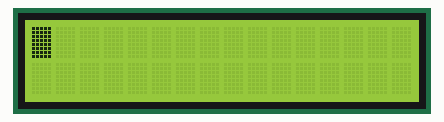
Bench run of a sketch on a simulated Arduino Uno, built with avr-gcc and run on an emulated ATmega328P. On the bench: 16×2 character LCD.

Above: at 0.1 s.
At 4.6 s:
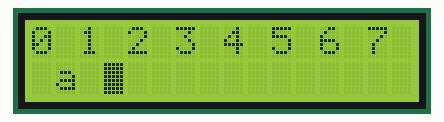
At 8.1 s:
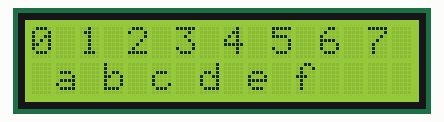
At 21.2 s:
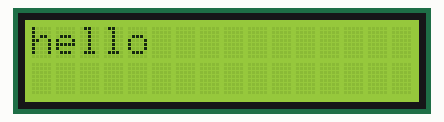
At 24.2 s:
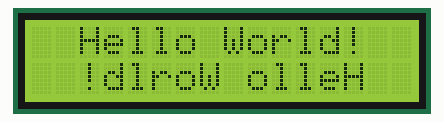
At 30.3 s:
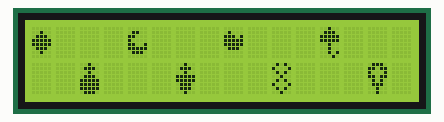

Measured:
- what the display in image 1 shows lasts 0.5 s, from 4.6 s to 5.1 s
- what the display in image 2 shows lasts 1.0 s, from 8.1 s to 9.1 s
- what the display in image 3 shows lasts 1.5 s, from 21.1 s to 22.6 s

The sketch:

TextLCD_example.ino
```cpp
#include <LiquidCrystal_I2C.h>
#include <Wire.h>
#include "customChar.h"

LiquidCrystal_I2C lcd(0x27, 16, 2);
//Input I2C address after check address at the first parameter

void setup() {
  lcd.init();
  lcd.backlight();
}

void loop() {
  LCD_Cursor();
  delay(1000); lcd.clear(); delay(1000);

  LCD_Scroll();
  delay(1000); lcd.clear(); delay(1000);

  LCD_Align();
  delay(1000); lcd.clear(); delay(1000);

  LCD_Custom();
  delay(1000); lcd.clear(); delay(1000);
}

void LCD_Cursor(void)
{
  char temp[16] = "01234567abcdef";
  int Interval = 500;
  //lcd.noCursor();
  lcd.cursor();
  //lcd.noBlink();
  lcd.blink();

  for (int i=0; i<8 ; i++)
  {
    lcd.setCursor(2*i,0);
    delay(Interval);
    lcd.print(temp[i]);
  }

  for (int i=0; i<8 ; i++)
  {
    lcd.setCursor(2*i+1,1);
    delay(Interval);
    lcd.print(temp[i+8]);
  }
}

void LCD_Scroll(void)
{
  lcd.noCursor();
  lcd.noBlink();
  lcd.setCursor(0,0);
  lcd.print("hello");
  delay(500);
  for (int i=0 ; i<11 ; i++)
  {
    lcd.scrollDisplayRight();
    delay(500);
  }

  for (int i=0 ; i<11 ; i++)
  {
    lcd.scrollDisplayLeft();
    delay(500);
  }
}

void LCD_Align(void)
{
  lcd.leftToRight();
  lcd.setCursor(0,0);
  lcd.print("  Hello World!  ");
  delay(500);

  lcd.rightToLeft();
  lcd.setCursor(15,1);
  lcd.print("  Hello World!  ");
  delay(500);
}

void LCD_Custom(void)
{
  lcd.createChar(0, CC1);
  lcd.createChar(1, CC2);
  lcd.createChar(2, CC3);
  lcd.createChar(3, CC4);
  lcd.createChar(4, CC5);
  lcd.createChar(5, CC6);
  lcd.createChar(6, CC7);
  lcd.createChar(7, CC8);

  for(int i=0 ; i<4 ; i++)
  {
    lcd.setCursor(4*i,0);
    lcd.write(i);
    delay(500);

    lcd.setCursor(4*i+2,1);
    lcd.write(i+4);
    delay(500);
  }
}
```

customChar.h
```cpp
byte CC1[] = { // clear(day)
  B00000,
  B00100,
  B01110,
  B11111,
  B11111,
  B01110,
  B00100,
  B00000
};

byte CC2[] = { // clear(night)
  B00000,
  B01100,
  B11000,
  B10000,
  B11001,
  B11111,
  B01110,
  B00000
};

byte CC3[] = { // cloud
  B00000,
  B01000,
  B11101,
  B11111,
  B11111,
  B01110,
  B00000,
  B00000
};

byte CC4[] = { // rain
  B00100,
  B01110,
  B11111,
  B11111,
  B00100,
  B00100,
  B00101,
  B00010
};

byte CC5[] = { // snow
  B00100,
  B01110,
  B00100,
  B01110,
  B11111,
  B11111,
  B11111,
  B01110
};

byte CC6[] = { // shower
  B00100,
  B01110,
  B00100,
  B11111,
  B11111,
  B01110,
  B01110,
  B00100
};

byte CC7[] = { //
  B01010,
  B10001,
  B01010,
  B00100,
  B01010,
  B10001,
  B01010,
  B00100
};

byte CC8[] = { //
  B01110,
  B11011,
  B10001,
  B11011,
  B01010,
  B01110,
  B00100,
  B00100
};
```
